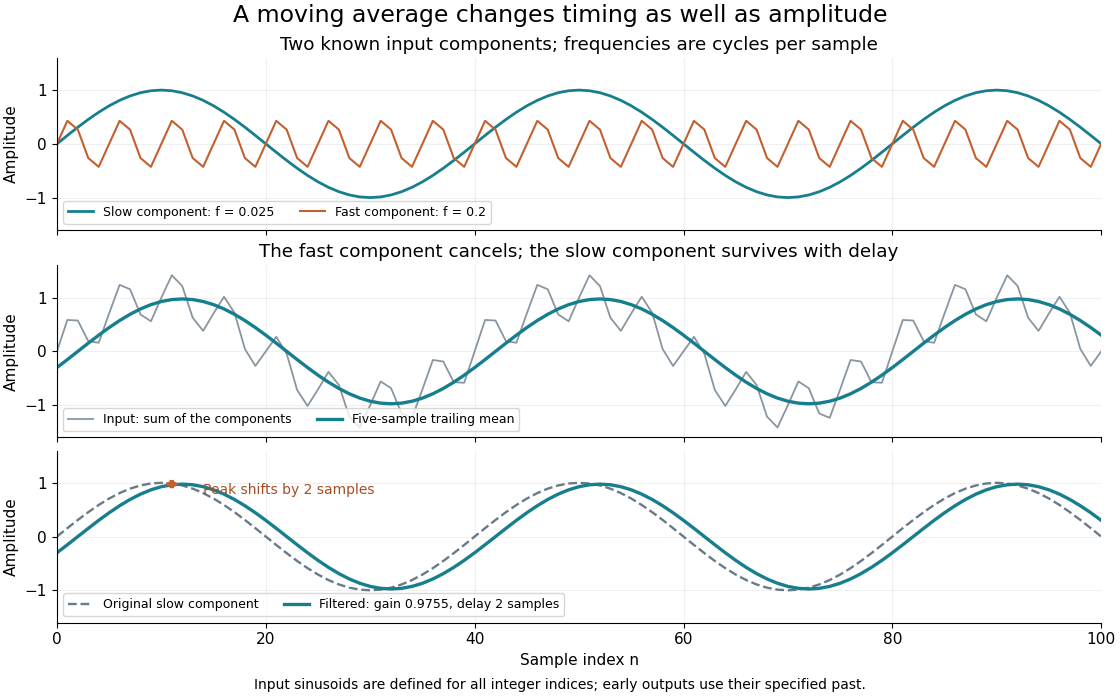

The script that drew this image:
"""Exact steady sinusoidal inputs demonstrate cancellation and causal delay."""
from pathlib import Path

import matplotlib.pyplot as plt
import numpy as np


def main():
    plt.rcParams.update({"font.size": 11, "figure.facecolor": "white"})
    m = 5
    n = np.arange(0, 101)
    f_slow, f_fast = .025, .2
    slow = lambda indices: np.sin(2 * np.pi * f_slow * indices)
    fast = lambda indices: .45 * np.sin(2 * np.pi * f_fast * indices)
    signal = lambda indices: slow(indices) + fast(indices)
    output = np.mean([signal(n - j) for j in range(m)], axis=0)
    h = np.ones(m) / m
    full_input = signal(np.arange(-(m - 1), n[-1] + 1))
    assert np.allclose(output, np.convolve(full_input, h, mode="valid"))
    gain = np.sin(np.pi * m * f_slow) / (m * np.sin(np.pi * f_slow))
    delay = (m - 1) / 2
    predicted = gain * slow(n - delay)
    assert np.allclose(output, predicted, atol=2e-14)
    assert np.allclose(np.mean([fast(n - j) for j in range(m)], axis=0), 0, atol=2e-14)
    fig, axes = plt.subplots(3, 1, figsize=(11.2, 7), layout="constrained", sharex=True)
    axes[0].plot(n, slow(n), color="#167e8d", lw=2, label="Slow component: f = 0.025")
    axes[0].plot(n, fast(n), color="#c26030", lw=1.5, label="Fast component: f = 0.2")
    axes[0].set_title("Two known input components; frequencies are cycles per sample")
    axes[1].plot(n, signal(n), color="#8996a1", lw=1.3, label="Input: sum of the components")
    axes[1].plot(n, output, color="#167e8d", lw=2.4, label="Five-sample trailing mean")
    axes[1].set_title("The fast component cancels; the slow component survives with delay")
    axes[2].plot(n, slow(n), "--", color="#697a89", lw=1.7, label="Original slow component")
    axes[2].plot(n, predicted, color="#167e8d", lw=2.4,
                 label=f"Filtered: gain {gain:.4f}, delay {delay:g} samples")
    axes[2].annotate("", xy=(12, gain), xytext=(10, gain),
                     arrowprops={"arrowstyle": "<->", "color": "#c26030", "lw": 1.8})
    axes[2].text(14, .8, "Peak shifts by 2 samples", color="#a74d25", fontsize=10)
    for ax in axes:
        ax.set(ylabel="Amplitude", ylim=(-1.6, 1.6))
        ax.grid(alpha=.18)
        ax.spines[["top", "right"]].set_visible(False)
        ax.legend(loc="lower left", fontsize=9, ncol=2)
    axes[-1].set(xlabel="Sample index n", xlim=(0, 100))
    fig.suptitle("A moving average changes timing as well as amplitude", fontsize=17)
    fig.get_layout_engine().set(rect=(0, .04, 1, .96))
    fig.text(.5, .015, "Input sinusoids are defined for all integer indices; early outputs use their specified past.",
             ha="center", fontsize=10)
    fig.savefig(Path(__file__).with_suffix(".png").name, dpi=100, facecolor="white")
    plt.close(fig)


if __name__ == "__main__":
    main()
